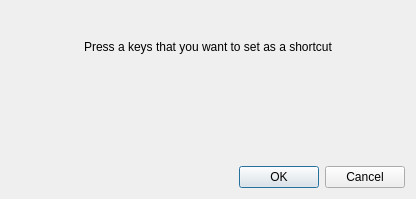
<?xml version="1.0" encoding="UTF-8"?>
<ui version="4.0">
 <class>ChangeShortcutDialog</class>
 <widget class="QDialog" name="ChangeShortcutDialog">
  <property name="geometry">
   <rect>
    <x>0</x>
    <y>0</y>
    <width>416</width>
    <height>199</height>
   </rect>
  </property>
  <property name="windowTitle">
   <string>Dialog</string>
  </property>
  <layout class="QVBoxLayout" name="verticalLayout">
   <item>
    <widget class="QLabel" name="label">
     <property name="text">
      <string>Press a keys that you want to set as a shortcut</string>
     </property>
     <property name="alignment">
      <set>Qt::AlignCenter</set>
     </property>
     <property name="wordWrap">
      <bool>false</bool>
     </property>
    </widget>
   </item>
   <item>
    <widget class="QLabel" name="currentShortcut">
     <property name="text">
      <string/>
     </property>
     <property name="alignment">
      <set>Qt::AlignCenter</set>
     </property>
    </widget>
   </item>
   <item>
    <widget class="QDialogButtonBox" name="buttonBox">
     <property name="focusPolicy">
      <enum>Qt::NoFocus</enum>
     </property>
     <property name="standardButtons">
      <set>QDialogButtonBox::Cancel|QDialogButtonBox::Ok</set>
     </property>
    </widget>
   </item>
  </layout>
 </widget>
 <resources/>
 <connections/>
</ui>
